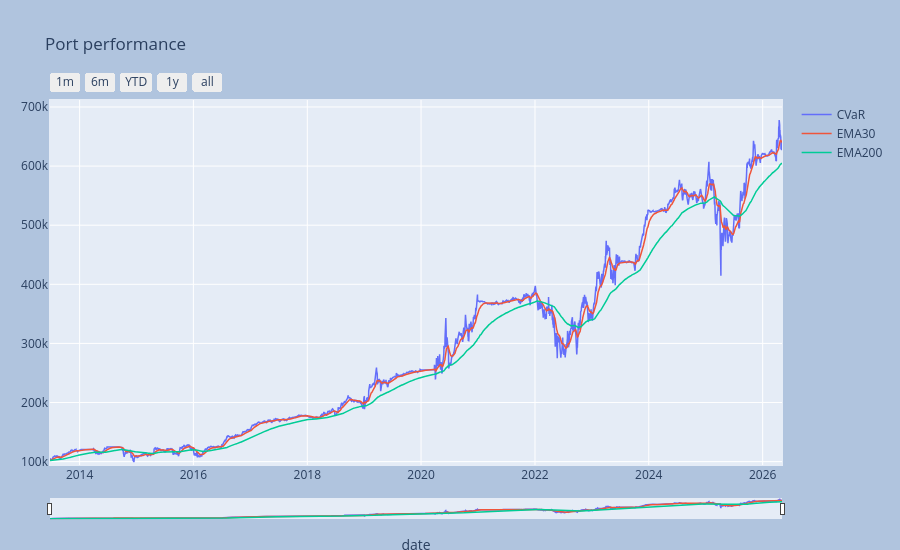

The notebook cell this image was saved under:
### Markdown cell above
### "Optimizer" = CVaRAnalyzer

### Code cell
pname = 'CVaR'
ccs = az.CorrClusterSelector(corr_threshold=corr_threshold, freq=freq)
dms = az.DualMomentumSelector(nw=nw, threshold=ths)
alpha = [0.95, 0.9]
cvar = az.CVaRAnalyzer(alpha=alpha, freq=freq, hlength=hlength,
                       rtype=rtype, mu0=mu0)
model = az.ModelPipeline([ccs, dms, cvar])
pp_cvar = az.Port_Generator(mktdata, 
                       freq=freq, 
                       fixoffset=fixoffset, 
                       histoffset=histoffset,
                       pname=pname)
port_cvar = pp_cvar.set_model(model)
_ = pp_cvar.port_view(fancy=True)

### Figure 1 — Plotly figure (JSON) as saved in the notebook; plotly's stock layout.template omitted (floating-point values rounded to 4 significant figures; data arrays with more than 128 entries replaced by an {"elided": "..."} marker saying what was removed)
{"data": [{"line": {"width": 1.5}, "name": "CVaR", "type": "scatter", "x": {"elided": "3235 str values"}, "y": {"elided": "3235 float values"}}, {"line": {"width": 1.5}, "name": "EMA30", "type": "scatter", "x": {"elided": "3235 str values"}, "y": {"elided": "3235 float values"}}, {"line": {"width": 1.5}, "name": "EMA200", "type": "scatter", "x": {"elided": "3235 str values"}, "y": {"elided": "3235 float values"}}], "layout": {"autosize": false, "height": 550, "margin": {"b": 25, "l": 50, "pad": 1, "r": 50, "t": 100}, "paper_bgcolor": "LightSteelBlue", "title": {"text": "Port performance"}, "width": 900, "xaxis": {"autorange": false, "fixedrange": false, "range": ["2013-06-25T00:00:00", "2026-05-05T00:00:00"], "rangeselector": {"buttons": [{"count": 1, "label": "1m", "step": "month", "stepmode": "backward"}, {"count": 6, "label": "6m", "step": "month", "stepmode": "backward"}, {"count": 1, "label": "YTD", "step": "year", "stepmode": "todate"}, {"count": 1, "label": "1y", "step": "year", "stepmode": "backward"}, {"step": "all"}]}, "rangeslider": {"thickness": 0.05, "visible": true}, "title": {"text": "date"}, "type": "date"}, "yaxis": {"autorange": false, "fixedrange": false, "range": [94290.0, 711800.0], "title": {}}}}
